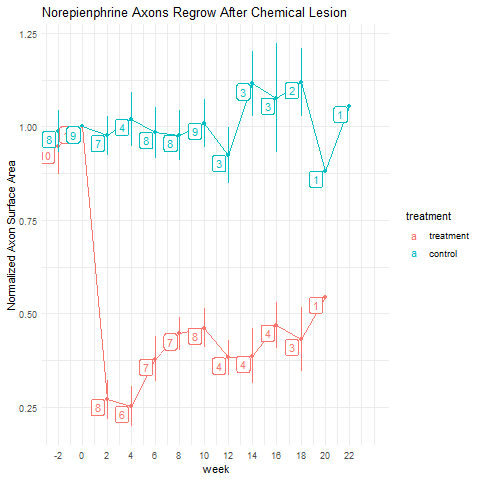

This figure's R source:
# saving PNG of my Total Surface Area graph
## Open a png file
png(filename = "./plots/totalSA.png", width = 480, height = 480)
# the graph
ave__treatment_cut %>%
    ggplot(aes(x = week, y = mean_treat, color = treatment)) +
    geom_point() + 
    geom_line() +
    geom_linerange(aes(ymin = mean_treat - se_treat, ymax = mean_treat + se_treat)) +
    geom_label(aes(label = paste0(n)), hjust = 1.2, vjust = 1) +
    theme_minimal() + 
    scale_x_continuous(breaks = seq(-2, 22, by = 2)) +
    ylab("Normalized Axon Surface Area") +
    ggtitle("Norepienphrine Axons Regrow After Chemical Lesion")
dev.off()